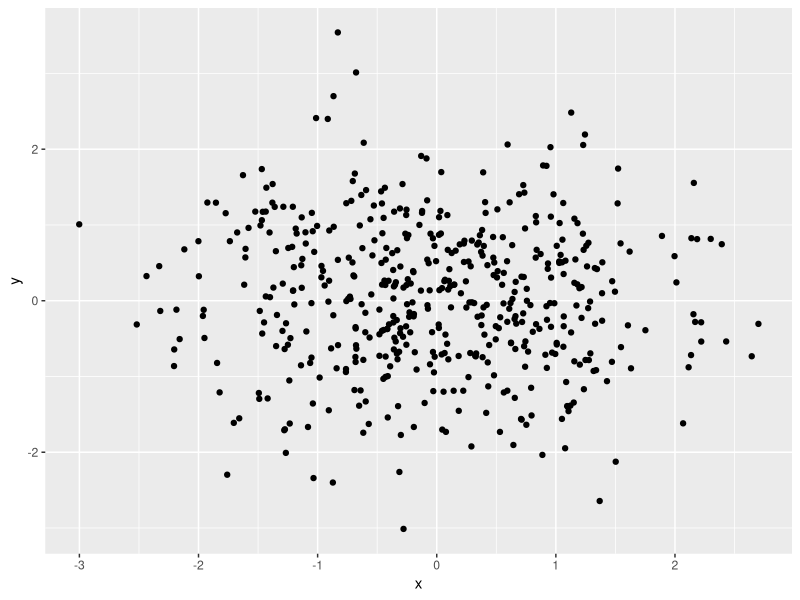

Generate this figure with R:
## ---- chunk 1
library(tidyverse)
set.seed(1)
# Question: Is this set.seed() here necessary?
# Question: Can I just get any character/factor vector? Or something else is required?
Part1Question1 = tibble(
  x = rnorm(8),
  y = x > 0,
  z = c("rnorm1", "rnorm2", "rnorm3", "rnorm4", "rnorm5", "rnorm6", "rnorm7", "rnorm8"),
  a = factor(c("level1", "level2","level3", "level1", "level2", "level3", "level1", "level2")))

# Question: Is this correct and am I on the right track?

# Now take the mean of each vector in the data frame.

mean_x = mean(pull(Part1Question1, x))
mean_y = mean(pull(Part1Question1, y))
mean_z = mean(pull(Part1Question1, z))
mean_a = mean(pull(Part1Question1, a))

# Question: why the logical vector returned a mean value? It seems like R took FALSE as 0 and then TRUE as 1.
# Question: If this is OK to say yes, there is a value returned in the assignment?

# Now use the as.numeric function.
# Show the chuck but not the output.

# Question: Is this for all of above or is this only for this as.numeric part?
# If this is for all code chuck in Part 1, then change the beginning of the code chuck into:
 # {r results = HIDE part_1_of_Question_1}
 # Question: How do I keep both the name of the code chuck and the command together?
 # Question: What if I want to only hide the result of as.numeric part?

numeric_y = as.numeric(pull(Part1Question1, y)) 
numeric_z = as.numeric(pull(Part1Question1, z))
numeric_a = as.numeric(pull(Part1Question1, a))

## ---- chunk 2
# Here I have a error with {r results = hide}:
 ## Error in eval(x, envir = envir): object "hide" not found Calls: <Anonymous> ... process_group.block -> call_block -> eval_lang -> eval -> eval Execution halted

numeric_y_1 = numeric_y * pull(Part1Question1, x)
    # Question: What do the question mean by random sample by the result?
factor_y = as.factor(pull(Part1Question1, y))
####### ATTENTION #########
factor_y_1 = factor_y * pull(Part1Question1, x)
###########################
# Question: Here it said that * is not meaningful for factors, what do I do about this? Or do I leave this as it is?
numeric_y_2 = as.numeric(factor_y_1)
numeric_y_3 = numeric_y_2 * pull(Part1Question1, x)

## ---- chunk 3

set.seed(10)
# Question: Do I need another set.seed()?
# If I have a set.seed() here will it make x and y the same outputs?

Question2 = tibble(
  x = rnorm(500),
  y = rnorm(500),
  z = x + y > 1,
  a = as.numeric(z),
  b = as.factor(z))

# Dataframe created.

## ---- chunk 4
# Question: Am I using this wrongly so this does not came out the way I wanted? How do I do this?
## ---- chunk 5
# Question: How do I find proportion?

# When I used prop.table(table(pull(Question2, z)))
# Here the error message is :
  ### Error in table(Question2, z): object 'z' not found Calls: <Anonymous> ... withVisible -> eval -> eval -> prop.table -> pull -> table Execution halted
# However, this updated version does run, but gave me two numbers in return but this should be one only.
# WHY????

# Scatterplot:
## Question: Does this mean y vs x? OR x vs y?
## Question: Can I directly use x and y in this ggplot function?
ggplot(Question2, aes(x = x, y = y)) + geom_point()

#####
# What is "color points using the logical variable (adding color = ... inside of aes in your ggplot code should help). Make a second and third scatterplot that color points using the numeric and factor variables, respectively, and comment on the color scales."
# What is "Export your first scatterplot to your project directory using ggsave."
##### 

